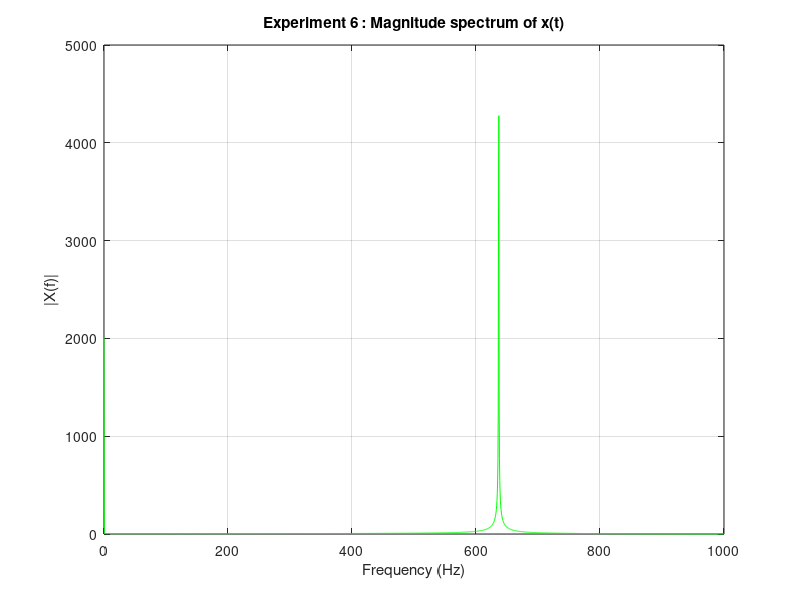

Here is the MATLAB script that generated this plot:
%% Experiment 6 : Magnitude spectrum of x(t)
% Sampling period Ts = 0.5 ms, time interval [0, 2 s]
% x(t) = sin(4000 t) + 2 cos(4000 t - 32) + cos^2(2000 t)

clc;
clear;
close all;

%% 1) Sampling parameters

Ts = 0.5e-3;              % Sampling period (s)
Fs = 1 / Ts;              % Sampling frequency (Hz) -> 2000 Hz
t  = 0 : Ts : 2;          % Time vector from 0 to 2 s
N  = length(t);           % Number of samples

%% 2) Generate the signal x(t)

x = sin(4000*t) + 2*cos(4000*t - 32) + cos(2000*t).^2;

%% 3) Compute FFT and magnitude spectrum (single-sided)

X = fft(x);                       % N-point FFT of x(t) 
magX = abs(X);                    % Magnitude spectrum
halfN = floor(N/2) + 1;           % First half (real signal -> symmetric) 
magX_half = magX(1:halfN);

% Frequency axis in Hz
f = (0:halfN-1) * (Fs/N);         % f_k = k * Fs / N  

%% 4) Plot magnitude spectrum

figure;
plot(f, magX_half, 'g');          % Green magnitude spectrum
xlabel('Frequency (Hz)');
ylabel('|X(f)|');
title('Experiment 6 : Magnitude spectrum of x(t)');
grid on;
